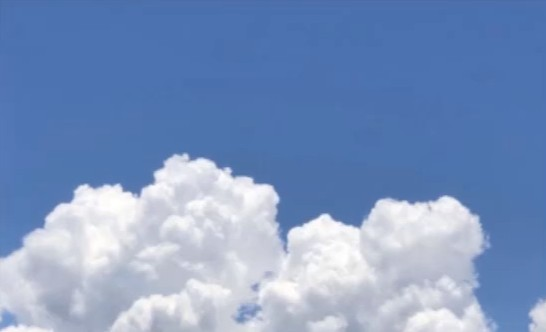
#> input picture data/cloud.jpg, 546 x 332 px
$ python class3_activate.py
#> lines starting #> are read from the running program, lines starting #| are printed output that depends on the picture; after the words box and inside, x2 and y2 are one past the last pixel; in counts of white or black regions, pixels touching at a corner belong together
# -*- coding: utf-8 -*-
"""
Created on Thu Oct  8 22:38:08 2020

@author: Administrator
"""
import numpy as np
import matplotlib.pyplot as plt
import skimage
import skimage.io as io
import skimage.filters as filters
from skimage import filters
from skimage import feature
img=io.imread('data/cloud.jpg')
#> img is the input picture: shape (332, 546, 3); mean R, G, B 124.2, 149.2, 191.4
plt.imshow(img)
img_gray=skimage.color.rgb2gray(img)
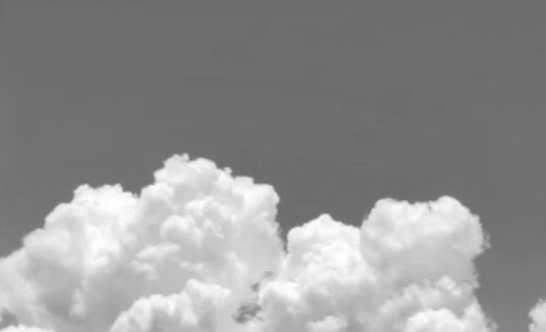
#> img_gray: shape (332, 546) float64; min 0.411, max 1, mean 0.576
plt.imshow(img_gray,plt.cm.gray)
#平滑滤波
img_e=filters.gaussian(img,sigma=5)
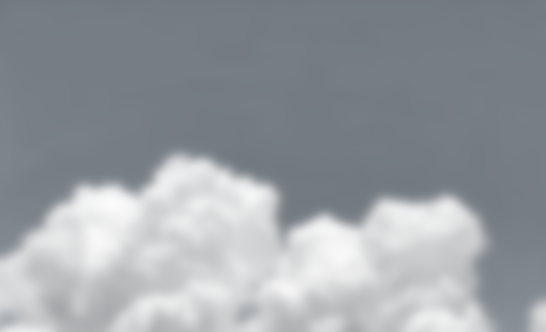
#> img_e: shape (332, 546, 3) float64; mean R, G, B 0.595, 0.616, 0.637
plt.imshow(img_e)
#robert 算子滤波
img_e=filters.roberts(img_gray)
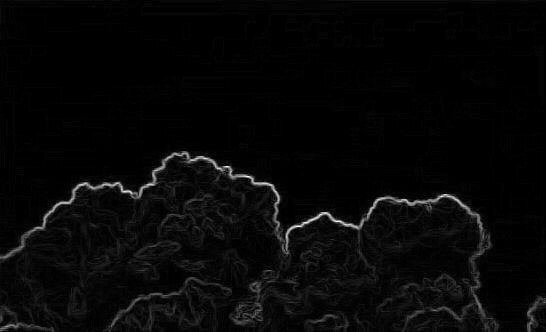
#> img_e: shape (332, 546) float64; min 0, max 0.225, mean 0.00656; drawn with min black and max white
plt.imshow(img_e)
#prewitt算子

#水平算子
img_e1=filters.prewitt_h(img_gray)
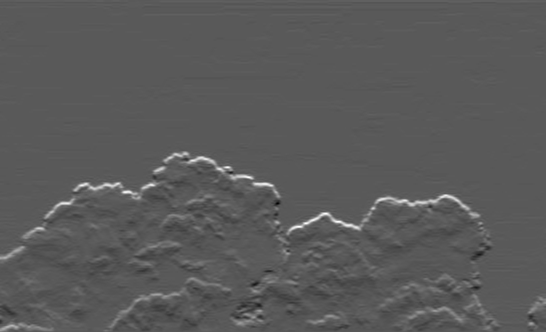
#> img_e1: shape (332, 546) float64; min -0.191, max 0.353, mean 0.00208; drawn with min black and max white

#垂直算子
img_e2=filters.prewitt_v(img_gray)
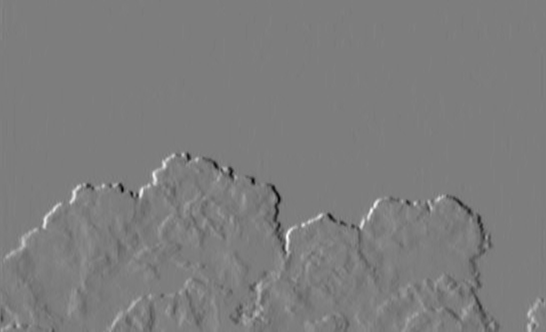
#> img_e2: shape (332, 546) float64; min -0.292, max 0.3, mean -0.00018; drawn with min black and max white

#结果(分块绘图)
plt.figure('prewitt',figsize=(8,8))
plt.subplot(121)
plt.imshow(img_e1)
plt.subplot(122)
plt.imshow(img_e2)
plt.show()

#直接调用
img_e3=filters.prewitt(img_gray)
plt.imshow(img_e3)

#sobel算子检测

#水平算子
img_e1=filters.sobel_h(img_gray)

#垂直算子
img_e2=filters.sobel_v(img_gray)

#结果（分块绘图）
plt.figure('sobel',figsize=(8,8))
plt.subplot(121)
plt.imshow(img_e1)
plt.subplot(122)
plt.imshow(img_e2)
plt.show()

#使用canny算子检测
img_e=feature.canny(img_gray,sigma=0.5)
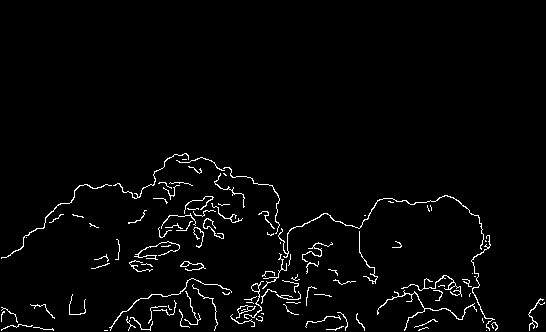
#> img_e: shape (332, 546) bool; 2.5% white in thin lines or dots, all inside (x1, y1, x2, y2) = (1, 153, 545, 331)
plt.imshow(img_e)

#otsu阈值分割，不同nbins效果
theta=filters.threshold_otsu(img_gray,nbins=256)
#> theta = 0.633
img_seg=np.zeros(img_gray.shape)
img_seg[img_gray>theta]=1
#结果展示
plt.imshow(img_seg)
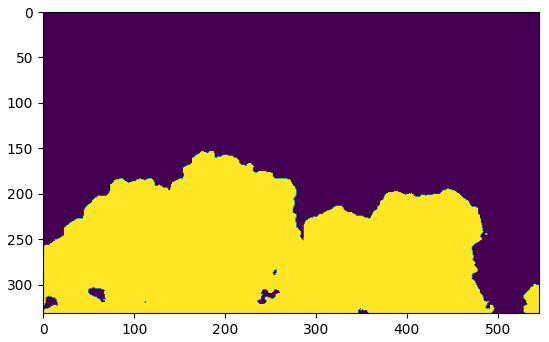
#> figure drawn by matplotlib, 1 panel
